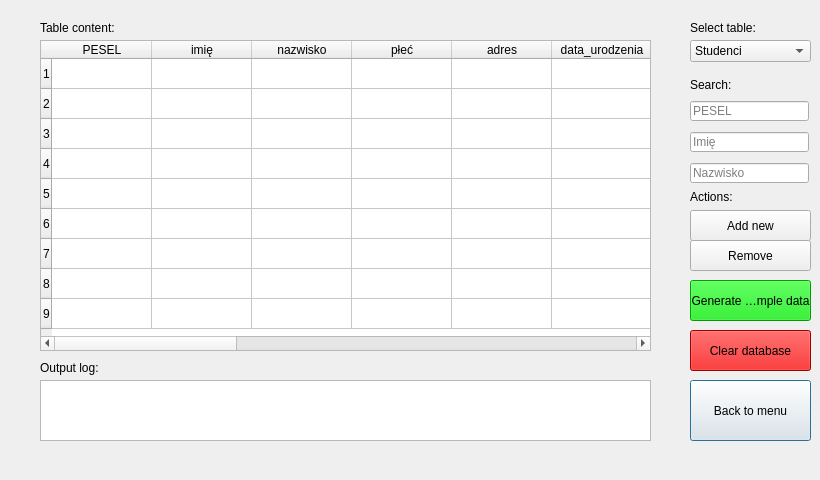
<?xml version="1.0" encoding="UTF-8"?>
<ui version="4.0">
 <class>Dialog</class>
 <widget class="QDialog" name="Dialog">
  <property name="geometry">
   <rect>
    <x>0</x>
    <y>0</y>
    <width>820</width>
    <height>480</height>
   </rect>
  </property>
  <property name="windowTitle">
   <string>Dialog</string>
  </property>
  <widget class="QLabel" name="label">
   <property name="geometry">
    <rect>
     <x>40</x>
     <y>360</y>
     <width>61</width>
     <height>16</height>
    </rect>
   </property>
   <property name="text">
    <string>Output log:</string>
   </property>
  </widget>
  <widget class="QTextBrowser" name="outputConsole">
   <property name="enabled">
    <bool>true</bool>
   </property>
   <property name="geometry">
    <rect>
     <x>40</x>
     <y>380</y>
     <width>611</width>
     <height>61</height>
    </rect>
   </property>
   <property name="html">
    <string>&lt;!DOCTYPE HTML PUBLIC &quot;-//W3C//DTD HTML 4.0//EN&quot; &quot;http://www.w3.org/TR/REC-html40/strict.dtd&quot;&gt;
&lt;html&gt;&lt;head&gt;&lt;meta name=&quot;qrichtext&quot; content=&quot;1&quot; /&gt;&lt;style type=&quot;text/css&quot;&gt;
p, li { white-space: pre-wrap; }
&lt;/style&gt;&lt;/head&gt;&lt;body style=&quot; font-family:'MS Shell Dlg 2'; font-size:8.25pt; font-weight:400; font-style:normal;&quot;&gt;
&lt;p style=&quot;-qt-paragraph-type:empty; margin-top:0px; margin-bottom:0px; margin-left:0px; margin-right:0px; -qt-block-indent:0; text-indent:0px;&quot;&gt;&lt;br /&gt;&lt;/p&gt;&lt;/body&gt;&lt;/html&gt;</string>
   </property>
  </widget>
  <widget class="QComboBox" name="tableNameDropdown">
   <property name="geometry">
    <rect>
     <x>690</x>
     <y>40</y>
     <width>121</width>
     <height>22</height>
    </rect>
   </property>
   <item>
    <property name="text">
     <string>Studenci</string>
    </property>
   </item>
   <item>
    <property name="text">
     <string>Pracownicy</string>
    </property>
   </item>
  </widget>
  <widget class="QLabel" name="label_2">
   <property name="geometry">
    <rect>
     <x>690</x>
     <y>20</y>
     <width>91</width>
     <height>16</height>
    </rect>
   </property>
   <property name="text">
    <string>Select table:</string>
   </property>
  </widget>
  <widget class="QToolButton" name="generateDataButton">
   <property name="geometry">
    <rect>
     <x>690</x>
     <y>280</y>
     <width>121</width>
     <height>41</height>
    </rect>
   </property>
   <property name="styleSheet">
    <string notr="true">background-color: rgb(0, 220, 0);</string>
   </property>
   <property name="text">
    <string>Generate example data</string>
   </property>
  </widget>
  <widget class="QToolButton" name="clearDatabaseButton">
   <property name="geometry">
    <rect>
     <x>690</x>
     <y>330</y>
     <width>121</width>
     <height>41</height>
    </rect>
   </property>
   <property name="styleSheet">
    <string notr="true">background-color: rgb(220, 0, 0);</string>
   </property>
   <property name="text">
    <string>Clear database</string>
   </property>
  </widget>
  <widget class="QLabel" name="label_3">
   <property name="geometry">
    <rect>
     <x>40</x>
     <y>20</y>
     <width>91</width>
     <height>16</height>
    </rect>
   </property>
   <property name="text">
    <string>Table content:</string>
   </property>
  </widget>
  <widget class="QPushButton" name="backToMenuButton">
   <property name="geometry">
    <rect>
     <x>690</x>
     <y>380</y>
     <width>121</width>
     <height>61</height>
    </rect>
   </property>
   <property name="text">
    <string>Back to menu</string>
   </property>
  </widget>
  <widget class="QTableWidget" name="table">
   <property name="geometry">
    <rect>
     <x>40</x>
     <y>40</y>
     <width>611</width>
     <height>311</height>
    </rect>
   </property>
   <property name="autoFillBackground">
    <bool>false</bool>
   </property>
   <row>
    <property name="text">
     <string>1</string>
    </property>
   </row>
   <row>
    <property name="text">
     <string>2</string>
    </property>
   </row>
   <row>
    <property name="text">
     <string>3</string>
    </property>
   </row>
   <row>
    <property name="text">
     <string>4</string>
    </property>
   </row>
   <row>
    <property name="text">
     <string>5</string>
    </property>
   </row>
   <row>
    <property name="text">
     <string>6</string>
    </property>
   </row>
   <row>
    <property name="text">
     <string>7</string>
    </property>
   </row>
   <row>
    <property name="text">
     <string>8</string>
    </property>
   </row>
   <row>
    <property name="text">
     <string>9</string>
    </property>
   </row>
   <column>
    <property name="text">
     <string>PESEL</string>
    </property>
   </column>
   <column>
    <property name="text">
     <string>imię</string>
    </property>
   </column>
   <column>
    <property name="text">
     <string>nazwisko</string>
    </property>
   </column>
   <column>
    <property name="text">
     <string>płeć</string>
    </property>
   </column>
   <column>
    <property name="text">
     <string>adres</string>
    </property>
   </column>
   <column>
    <property name="text">
     <string>data_urodzenia</string>
    </property>
   </column>
   <column>
    <property name="text">
     <string>narodowość</string>
    </property>
   </column>
   <column>
    <property name="text">
     <string>telefon</string>
    </property>
   </column>
   <column>
    <property name="text">
     <string>data_rekrutacji</string>
    </property>
   </column>
   <column>
    <property name="text">
     <string>data_zakończenia</string>
    </property>
   </column>
   <column>
    <property name="text">
     <string>status</string>
    </property>
   </column>
   <column>
    <property name="text">
     <string>grupa_dziekańska</string>
    </property>
   </column>
   <column>
    <property name="text">
     <string>bieżące_punkty_ECTS</string>
    </property>
   </column>
   <column>
    <property name="text">
     <string>średnia_z_ocen</string>
    </property>
   </column>
   <column>
    <property name="text">
     <string>semestry_id_semestru</string>
    </property>
   </column>
   <column>
    <property name="text">
     <string>narodowość</string>
    </property>
   </column>
  </widget>
  <widget class="QPushButton" name="addNewFieldButton">
   <property name="geometry">
    <rect>
     <x>690</x>
     <y>210</y>
     <width>121</width>
     <height>31</height>
    </rect>
   </property>
   <property name="text">
    <string>Add new</string>
   </property>
  </widget>
  <widget class="QPushButton" name="removeFieldButton">
   <property name="geometry">
    <rect>
     <x>690</x>
     <y>240</y>
     <width>121</width>
     <height>31</height>
    </rect>
   </property>
   <property name="text">
    <string>Remove</string>
   </property>
  </widget>
  <widget class="QLabel" name="label_5">
   <property name="geometry">
    <rect>
     <x>690</x>
     <y>190</y>
     <width>47</width>
     <height>13</height>
    </rect>
   </property>
   <property name="text">
    <string>Actions:</string>
   </property>
  </widget>
  <widget class="QLineEdit" name="peselSearch">
   <property name="geometry">
    <rect>
     <x>690</x>
     <y>101</y>
     <width>119</width>
     <height>20</height>
    </rect>
   </property>
   <property name="inputMask">
    <string/>
   </property>
   <property name="text">
    <string/>
   </property>
   <property name="maxLength">
    <number>6</number>
   </property>
   <property name="placeholderText">
    <string>PESEL</string>
   </property>
  </widget>
  <widget class="QLineEdit" name="nameSearch">
   <property name="geometry">
    <rect>
     <x>690</x>
     <y>132</y>
     <width>119</width>
     <height>20</height>
    </rect>
   </property>
   <property name="text">
    <string/>
   </property>
   <property name="placeholderText">
    <string>Imię</string>
   </property>
  </widget>
  <widget class="QLineEdit" name="surnameSearch">
   <property name="geometry">
    <rect>
     <x>690</x>
     <y>163</y>
     <width>119</width>
     <height>20</height>
    </rect>
   </property>
   <property name="text">
    <string/>
   </property>
   <property name="placeholderText">
    <string>Nazwisko</string>
   </property>
  </widget>
  <widget class="QLabel" name="label_4">
   <property name="geometry">
    <rect>
     <x>690</x>
     <y>80</y>
     <width>119</width>
     <height>10</height>
    </rect>
   </property>
   <property name="maximumSize">
    <size>
     <width>16777215</width>
     <height>10</height>
    </size>
   </property>
   <property name="text">
    <string>Search:</string>
   </property>
  </widget>
 </widget>
 <resources/>
 <connections/>
</ui>
